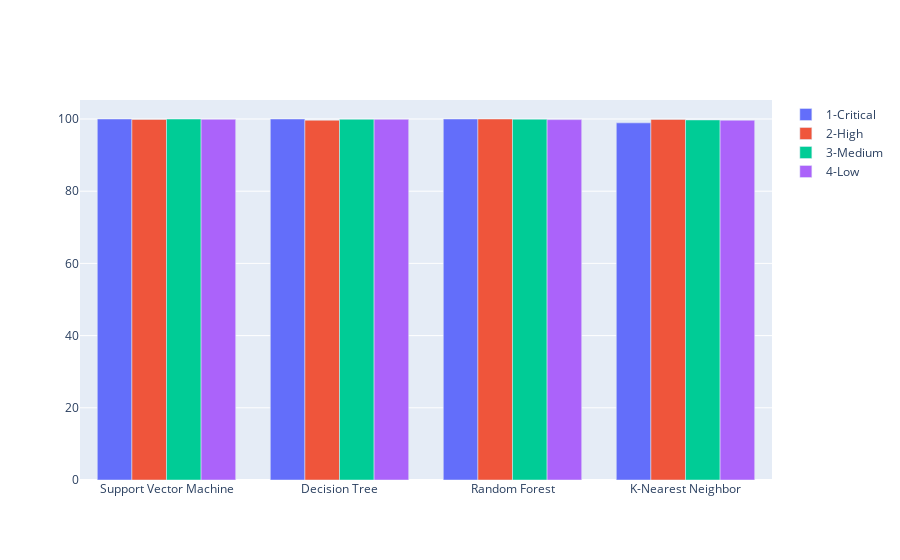

The notebook cell saved with this chart:
### Markdown cell above
## Creating Comparision Graph for Accuracy (TP) between algorithms

Creating the array to compare between algorithms group by priority (Accuary Percentage)

### Code cell
import plotly.graph_objs as px

trace_data = []
xaxis = ['Support Vector Machine','Decision Tree', 'Random Forest', 'K-Nearest Neighbor']

trace1 = px.Bar(x=xaxis, y= cr_arr, name='1-Critical')
trace2 = px.Bar(x=xaxis, y= hi_arr, name='2-High')
trace3 = px.Bar(x=xaxis, y= md_arr, name='3-Medium')
trace4 = px.Bar(x=xaxis, y= lw_arr, name='4-Low')
trace_data.append(trace1)
trace_data.append(trace2)
trace_data.append(trace3)
trace_data.append(trace4)
    
layout = px.Layout(barmode = 'group')
fig = px.Figure(data = trace_data, layout = layout)
fig.show()

### Figure 1 — Plotly figure (JSON) as saved in the notebook; plotly's stock layout.template omitted (floating-point values rounded to 4 significant figures)
{"data": [{"name": "1-Critical", "type": "bar", "x": ["Support Vector Machine", "Decision Tree", "Random Forest", "K-Nearest Neighbor"], "y": [100, 100, 100, 98.93]}, {"name": "2-High", "type": "bar", "x": ["Support Vector Machine", "Decision Tree", "Random Forest", "K-Nearest Neighbor"], "y": [99.89, 99.66, 100, 99.89]}, {"name": "3-Medium", "type": "bar", "x": ["Support Vector Machine", "Decision Tree", "Random Forest", "K-Nearest Neighbor"], "y": [99.99, 99.93, 99.96, 99.74]}, {"name": "4-Low", "type": "bar", "x": ["Support Vector Machine", "Decision Tree", "Random Forest", "K-Nearest Neighbor"], "y": [99.92, 99.92, 99.83, 99.66]}], "layout": {"barmode": "group"}}
